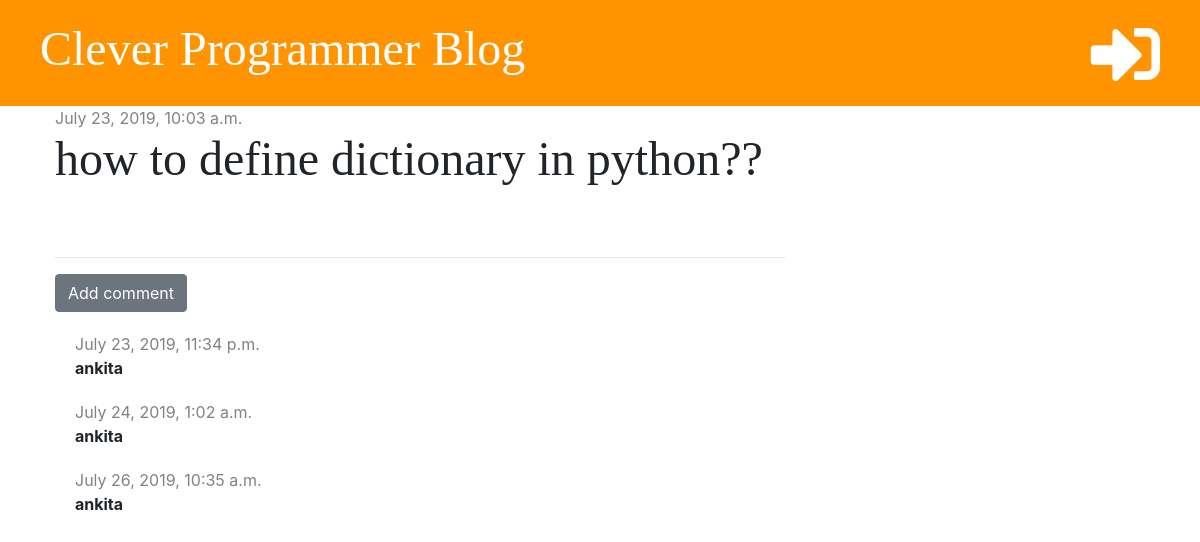
The page /post/33/ on the database its author committed.
### blog/models.py (models this page shows, shortened)
class Post(models.Model):
    author = models.ForeignKey('auth.User', on_delete = models.CASCADE)
    title = models.CharField(max_length = 200)
    text = models.TextField()
    created_date = models.DateTimeField(default = timezone.now)
    published_date = models.DateTimeField(blank=True, null=True)

class Comment(models.Model):
    post = models.ForeignKey('blog.Post', on_delete=models.CASCADE, related_name='comments')
    author = models.CharField(max_length=200)
    text = models.TextField()
    created_date = models.DateTimeField(default=timezone.now)
    approved = models.BooleanField(default=False)

### blog/views.py (the view)
# urls.py: path('post/<int:pk>/', views.post_detail, name="post_detail"),
def post_detail(request, pk):
    post = get_object_or_404(Post, pk = pk)
    stuff_for_frontend = {'post': post}
    return render(request, 'blog/post_detail.html', stuff_for_frontend)

### blog/templatetags/markdownify.py (called while the page is built)
@register.filter
def markdown(value):
    renderer = HighlightRenderer()
    markdown = mistune.Markdown(renderer=renderer)
    return markdown(value)

### blog/templates/blog/post_detail.html (shortened to what this page needs)
{% extends 'blog/base.html' %}
{% load markdownify %}
{% block content %}
<div class="post">
    {% if post.published_date  %}
    <div class="date">
        {{ post.published_date }}
    </div>
    {% else %}
      <a href="{% url 'post_publish' pk=post.pk %}" class="btn btn-primary">Publish</a>
    {% endif %}
    <h1>{{ post.title }}</h1>
</div>
<hr>
<a href="{% url 'add_comment_to_post' pk=post.pk%}" class="btn btn-secondary">Add comment</a>
{% for comment in post.comments.all %}
  {% if user.is_authenticated or comment.approved %}
    <div class="comment">
      <div class="date">
        {{ comment.created_date }}
      </div>
      <strong>{{ comment.author }}</strong>
    </div>
  {% endif %}
  {% empty %}
    <p>No comments yet...</p>
{% endfor %}
{% endblock %}

### blog/static/css/blog.css (style rules this page uses)
h1, h2, h3, h4 { font-family: 'Tangerine', 'Inconsolata', 'Droid Sans', serif; font-size: 48px; }
.date { color: #828282; }
.post { margin-bottom: 70px; }
.comment { margin: 20px 0px 20px 20px; }

### rows shown on the page
Post: published_date "July 23, 2019, 10:03 a.m.", title "how to define dictionary in python??"
Comment: created_date "July 23, 2019, 11:34 p.m.", author "ankita"
Comment: created_date "July 24, 2019, 1:02 a.m.", author "ankita"
Comment: created_date "July 26, 2019, 10:35 a.m.", author "ankita"
